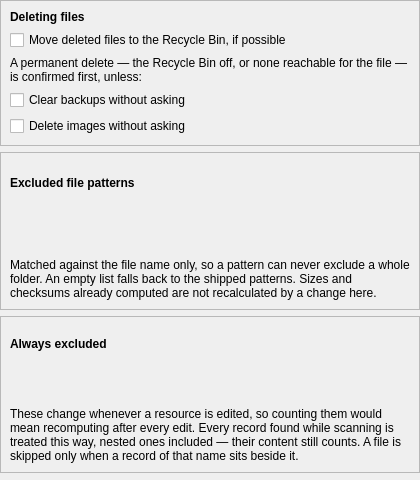
<?xml version="1.0" encoding="UTF-8"?>
<ui version="4.0">
 <class>FilesPage</class>
 <widget class="QWidget" name="FilesPage">
  <property name="geometry">
   <rect>
    <x>0</x>
    <y>0</y>
    <width>420</width>
    <height>480</height>
   </rect>
  </property>
  <layout class="QVBoxLayout" name="main_layout">
   <property name="leftMargin">
    <number>0</number>
   </property>
   <property name="topMargin">
    <number>0</number>
   </property>
   <property name="rightMargin">
    <number>0</number>
   </property>
   <property name="bottomMargin">
    <number>0</number>
   </property>
   <item>
    <widget class="QFrame" name="deletion_frame">
     <property name="sizePolicy">
      <sizepolicy hsizetype="Preferred" vsizetype="Maximum">
       <horstretch>0</horstretch>
       <verstretch>0</verstretch>
      </sizepolicy>
     </property>
     <property name="frameShape">
      <enum>QFrame::Shape::StyledPanel</enum>
     </property>
     <property name="frameShadow">
      <enum>QFrame::Shadow::Raised</enum>
     </property>
     <layout class="QVBoxLayout" name="deletion_frame_layout">
      <item>
       <widget class="QLabel" name="deletion_frame_label">
        <property name="font">
         <font>
          <bold>true</bold>
         </font>
        </property>
        <property name="text">
         <string>Deleting files</string>
        </property>
       </widget>
      </item>
      <item>
       <widget class="QCheckBox" name="use_recycle_bin_check_box">
        <property name="text">
         <string>Move deleted files to the Recycle Bin, if possible</string>
        </property>
        <property name="toolTip">
         <string>A file this app deletes on the user's behalf goes to the Recycle Bin / Trash when one is reachable for it, with no question asked. Where none is -- a network share, the mounted NAS -- the file is deleted permanently instead.</string>
        </property>
       </widget>
      </item>
      <item>
       <widget class="WrappingLabel" name="permanent_delete_label">
        <property name="text">
         <string>A permanent delete — the Recycle Bin off, or none reachable for the file — is confirmed first, unless:</string>
        </property>
        <property name="wordWrap">
         <bool>true</bool>
        </property>
       </widget>
      </item>
      <item>
       <widget class="QCheckBox" name="clear_backups_without_asking_check_box">
        <property name="text">
         <string>Clear backups without asking</string>
        </property>
        <property name="toolTip">
         <string>Permanently delete a conversion's .orig backups -- Convert, Discard Originals, a document's Discard Backups action, the Conversion Backups dialog -- without a confirmation. A queued discard from the Conversion Backups dialog has no window to ask from, so with this off it fails and leaves the backups in place when no Recycle Bin is reachable.</string>
        </property>
       </widget>
      </item>
      <item>
       <widget class="QCheckBox" name="delete_images_without_asking_check_box">
        <property name="text">
         <string>Delete images without asking</string>
        </property>
        <property name="toolTip">
         <string>Permanently delete a screenshot from the images editor without a confirmation.</string>
        </property>
       </widget>
      </item>
     </layout>
    </widget>
   </item>
   <item>
    <widget class="QFrame" name="patterns_frame">
     <property name="frameShape">
      <enum>QFrame::Shape::StyledPanel</enum>
     </property>
     <property name="frameShadow">
      <enum>QFrame::Shadow::Raised</enum>
     </property>
     <layout class="QVBoxLayout" name="patterns_frame_layout">
      <item>
       <widget class="QLabel" name="patterns_frame_label">
        <property name="font">
         <font>
          <bold>true</bold>
         </font>
        </property>
        <property name="text">
         <string>Excluded file patterns</string>
        </property>
       </widget>
      </item>
      <item>
       <widget class="StringListEditor" name="patterns_editor">
        <property name="toolTip">
         <string>Files whose name matches one of these are left out of size scans and checksums. Double-click an entry to edit it.</string>
        </property>
       </widget>
      </item>
      <item>
       <widget class="WrappingLabel" name="patterns_note_label">
        <property name="text">
         <string>Matched against the file name only, so a pattern can never exclude a whole folder. An empty list falls back to the shipped patterns. Sizes and checksums already computed are not recalculated by a change here.</string>
        </property>
        <property name="wordWrap">
         <bool>true</bool>
        </property>
       </widget>
      </item>
     </layout>
    </widget>
   </item>
   <item>
    <widget class="QFrame" name="structural_frame">
     <property name="frameShape">
      <enum>QFrame::Shape::StyledPanel</enum>
     </property>
     <property name="frameShadow">
      <enum>QFrame::Shadow::Raised</enum>
     </property>
     <layout class="QVBoxLayout" name="structural_frame_layout">
      <item>
       <widget class="QLabel" name="structural_frame_label">
        <property name="font">
         <font>
          <bold>true</bold>
         </font>
        </property>
        <property name="text">
         <string>Always excluded</string>
        </property>
       </widget>
      </item>
      <item>
       <widget class="WrappingLabel" name="structural_patterns_label">
        <property name="textInteractionFlags">
         <set>Qt::TextInteractionFlag::TextSelectableByMouse|Qt::TextInteractionFlag::TextSelectableByKeyboard</set>
        </property>
        <property name="toolTip">
         <string>Derived from each record's own name, wherever it is found — these cannot be changed.</string>
        </property>
        <property name="wordWrap">
         <bool>true</bool>
        </property>
       </widget>
      </item>
      <item>
       <widget class="WrappingLabel" name="structural_note_label">
        <property name="text">
         <string>These change whenever a resource is edited, so counting them would mean recomputing after every edit. Every record found while scanning is treated this way, nested ones included — their content still counts. A file is skipped only when a record of that name sits beside it.</string>
        </property>
        <property name="wordWrap">
         <bool>true</bool>
        </property>
       </widget>
      </item>
     </layout>
    </widget>
   </item>
   <item>
    <spacer name="bottom_spacer">
     <property name="orientation">
      <enum>Qt::Orientation::Vertical</enum>
     </property>
    </spacer>
   </item>
  </layout>
 </widget>
 <customwidgets>
  <customwidget>
   <class>StringListEditor</class>
   <extends>QWidget</extends>
   <header>borco_pyside.widgets</header>
  </customwidget>
  <customwidget>
   <class>WrappingLabel</class>
   <extends>QLabel</extends>
   <header>borco_pyside.widgets</header>
  </customwidget>
 </customwidgets>
 <resources/>
 <connections/>
</ui>
